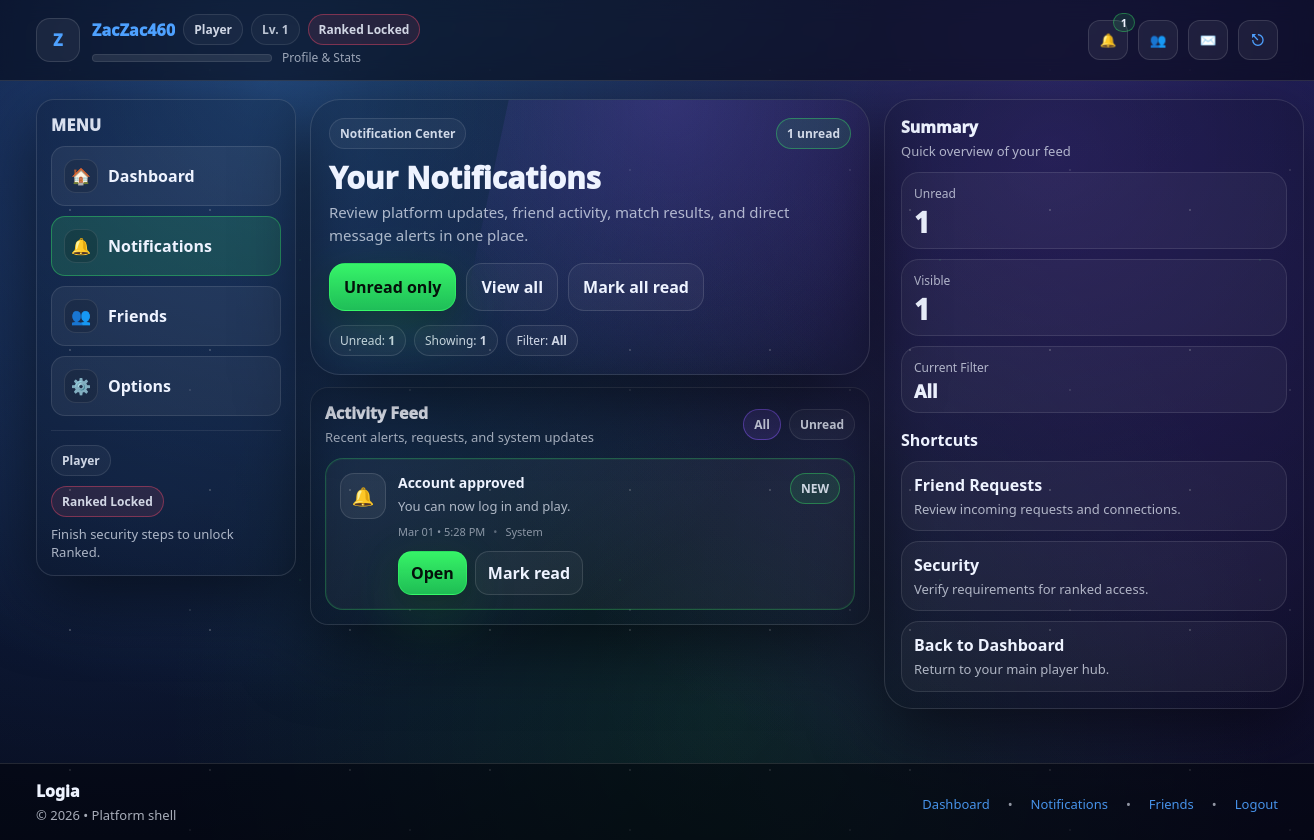
Before: /notifications.php (signed in) with the older database file.
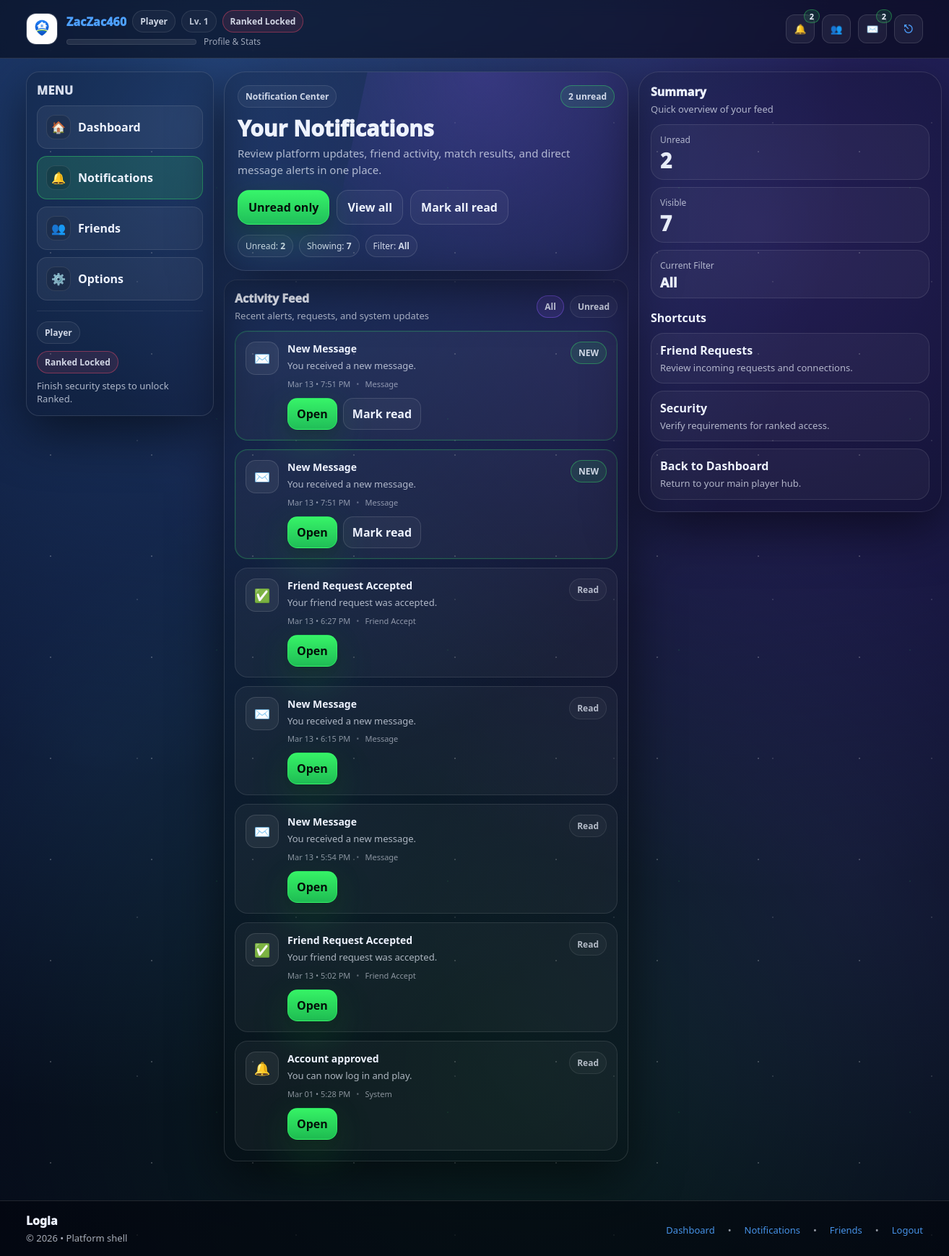
After: the same page with the newer database file.
### tables this page shows
CREATE TABLE `dashboard_notifications` (
  `id` bigint UNSIGNED NOT NULL,
  `user_id` bigint UNSIGNED NOT NULL,
  `type` varchar(32) NOT NULL,
  `title` varchar(120) NOT NULL,
  `body` varchar(500) DEFAULT NULL,
  `link_url` varchar(255) DEFAULT NULL,
  `is_read` tinyint(1) NOT NULL DEFAULT '0',
  `created_at` datetime NOT NULL DEFAULT CURRENT_TIMESTAMP,
  `read_at` datetime DEFAULT NULL
);

### includes/auth.php (called while the page is built, shortened)
<?php
require_once __DIR__ . '/helpers.php';
function current_user(): ?array {
  return $_SESSION['user'] ?? null;
}

### includes/helpers.php (called while the page is built, shortened)
<?php
function h($s): string {
  return htmlspecialchars((string)$s, ENT_QUOTES, 'UTF-8');
}
function base_path(): string {
  $script = $_SERVER['SCRIPT_NAME'] ?? '';
  $dir = rtrim(str_replace('\\', '/', dirname($script)), '/');
  return $dir;
}

### notifications.php (the view, shortened to what the rows shown need)
<?php
require_once __DIR__ . "/includes/helpers.php";
require_once __DIR__ . "/includes/auth.php";
require_once __DIR__ . "/includes/ui.php";
$u  = current_user();
$bp = base_path();
$uid = (int)($u['id'] ?? 0);
$tab = trim((string)($_GET['tab'] ?? 'all'));
function fetch_all_notifications_for_user(mysqli $mysqli, int $userId, string $tab = 'all', int $limit = 50): array {
  if ($tab === 'unread') {
    $stmt = $mysqli->prepare("
      SELECT id, type, title, body, link_url, is_read, created_at
      FROM dashboard_notifications
      WHERE user_id = ? AND is_read = 0
      ORDER BY created_at DESC
      LIMIT ?
    ");
    $stmt->bind_param("ii", $userId, $limit);
  } else {
    $stmt = $mysqli->prepare("
      SELECT id, type, title, body, link_url, is_read, created_at
      FROM dashboard_notifications
      WHERE user_id = ?
      ORDER BY created_at DESC
      LIMIT ?
    ");
    $stmt->bind_param("ii", $userId, $limit);
  }
  $stmt->execute();
  $rows = $stmt->get_result()->fetch_all(MYSQLI_ASSOC);
  return $rows;
}
$notes       = fetch_all_notifications_for_user($mysqli, $uid, $tab, 60);
?>
<section class="section notif-page">
  <div class="hub-grid">
    <main class="notif-main">
      <div class="card hub-hero notif-hero">
        <div class="notif-hero__content">
          <h2>Your Notifications</h2>
        </div>
      </div>
      <div class="card notif-panel">
        <div class="notif-list">
          <?php if (!$notes): ?>
            <div class="card-soft notif-empty">
              <div class="notif-empty__title">No notifications here.</div>
              <div class="notif-empty__meta">
                <?= $tab === 'unread'
                  ? 'You do not have any unread notifications right now.'
                  : 'Your notification feed is empty for now.' ?>
              </div>
            </div>
          <?php else: ?>
            <?php foreach ($notes as $n): ?>
              <?php
                $icon = notif_icon((string)$n['type']);
                $when = !empty($n['created_at']) ? date("M d • g:i A", strtotime((string)$n['created_at'])) : '';
                $link = trim((string)($n['link_url'] ?? ''));
                $href = $bp . "/notifications.php?read=" . (int)$n['id'];
                if ($link !== '') {
                  $href .= "&next=" . rawurlencode($link);
                }
                $isUnread = ((int)($n['is_read'] ?? 0) === 0);
              ?>
              <article class="card-soft notif-row<?= $isUnread ? ' is-unread' : '' ?>">
                <div class="notif-row__icon">
                  <?= $icon ?>
                </div>
                <div class="notif-row__content">
                  <div class="notif-row__top">
                    <div>
                      <div class="notif-row__title"><?= h((string)$n['title']) ?></div>
                      <?php if (!empty($n['body'])): ?>
                        <div class="notif-row__body"><?= h((string)$n['body']) ?></div>
                      <?php endif; ?>
                    </div>
                    <?php if ($isUnread): ?>
                      <span class="pill notif-pill-good">NEW</span>
                    <?php else: ?>
                      <span class="pill notif-pill-soft">Read</span>
                    <?php endif; ?>
                  </div>
                  <div class="notif-row__meta">
                    <span><?= h($when) ?></span>
                    <span class="notif-row__dot">•</span>
                    <span><?= h((string)ucwords(str_replace('_', ' ', (string)$n['type']))) ?></span>
                  </div>
                  <div class="notif-row__actions">
                    <?php if ($link !== ''): ?>
                      <a class="btn btn-primary" href="<?= h($href) ?>">Open</a>
                    <?php endif; ?>
                    <?php if ($isUnread): ?>
                      <a class="btn btn-ghost" href="<?= h($bp) ?>/notifications.php?read=<?= (int)$n['id'] ?>">Mark read</a>
                    <?php endif; ?>
                  </div>
                </div>
              </article>
            <?php endforeach; ?>
          <?php endif; ?>
        </div>
      </div>
    </main>
  </div>
</section>

Changed rows visible on the page:
added dashboard_notifications: type "✉️", title "New Message", body "You received a new message.", is_read "NEW", created_at "Mar 13 • 7:51 PM", type "Message"
added dashboard_notifications: type "✉️", title "New Message", body "You received a new message.", is_read "NEW", created_at "Mar 13 • 7:51 PM", type "Message"
added dashboard_notifications: type "✅", title "Friend Request Accepted", body "Your friend request was accepted.", is_read "Read", created_at "Mar 13 • 6:27 PM", type "Friend Accept"
added dashboard_notifications: type "✉️", title "New Message", body "You received a new message.", is_read "Read", created_at "Mar 13 • 6:15 PM", type "Message"
added dashboard_notifications: type "✉️", title "New Message", body "You received a new message.", is_read "Read", created_at "Mar 13 • 5:54 PM", type "Message"
added dashboard_notifications: type "✅", title "Friend Request Accepted", body "Your friend request was accepted.", is_read "Read", created_at "Mar 13 • 5:02 PM", type "Friend Accept"
changed dashboard_notifications "Account approved": is_read "NEW Mark read" → "Read"
Other visible differences:
$unread: "1" → "2"
$mail_unread: (not shown) → "2"
$totalShown: "1" → "7"
substr((string)$u['username'], 0, 1): "Z" → (not shown)
